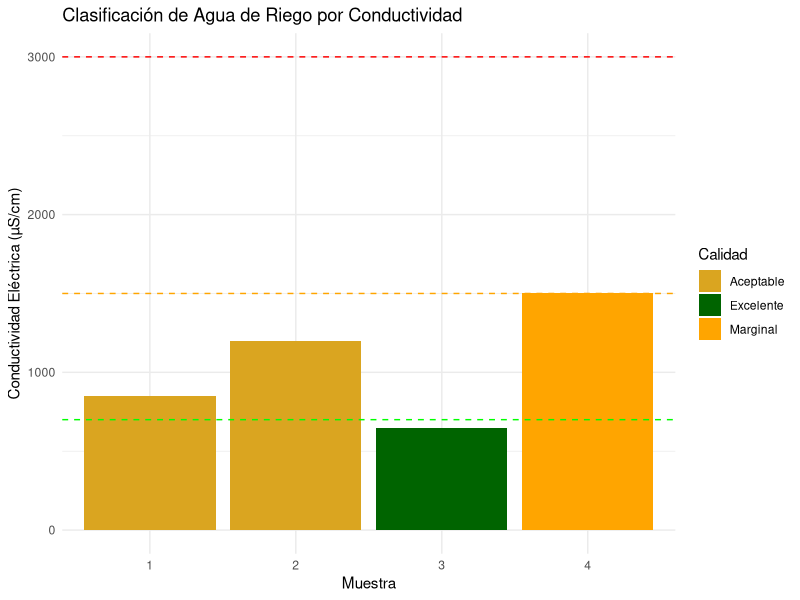

This chart was generated by the following R code:
# -----------------------------------------------------------
# Autor: José Juan Torres Martínez  
# Doctorado en Ciencias en Bioprocesos  
# Laboratorio de Biotecnología Molecular de Células Vegetales y Bioinformática  
# -----------------------------------------------------------

# Tema: Análisis de Conductividad Eléctrica en Agua de Riego  
# Objetivo: Evaluar aptitud agrícola según normativa FAO  

# Datos de conductividad (µS/cm)  
conductividad <- c(850, 1200, 650, 1500)  

# 1. Estadísticas descriptivas  
media <- mean(conductividad)  
desviacion <- sd(conductividad)  
rango <- range(conductividad)  

# 2. Clasificación FAO  
clasificar_ce <- function(ce) {  
  ifelse(ce < 700, "Excelente",  
         ifelse(ce < 1500, "Aceptable",  
                ifelse(ce < 3000, "Marginal", "No apta")))  
}  

clasificacion <- sapply(conductividad, clasificar_ce)  

# 3. Resultados  
cat("----------------------------------------\n")  
cat("INFORME TÉCNICO - CALIDAD DE AGUA DE RIEGO\n")  
cat("----------------------------------------\n")  
cat("Fecha de análisis:", format(Sys.Date(), "%d/%m/%Y"), "\n\n")  
cat("Estadísticas descriptivas:\n")  
cat("- Media:", round(media, 1), "µS/cm\n")  
cat("- Desviación estándar:", round(desviacion, 1), "µS/cm\n")  
cat("- Rango:", paste(rango, collapse = " a "), "µS/cm\n\n")  
cat("Clasificación FAO por muestra:\n")  
for (i in 1:length(conductividad)) {  
  cat("Muestra", i, "(", conductividad[i], "µS/cm):", clasificacion[i], "\n")  
}  
cat("----------------------------------------\n")  

# 4. Gráfico  
library(ggplot2)  
ggplot(data.frame(Muestra = factor(1:4), CE = conductividad),  
       aes(x = Muestra, y = CE, fill = clasificacion)) +  
  geom_bar(stat = "identity") +  
  geom_hline(yintercept = c(700, 1500, 3000),  
             linetype = "dashed", color = c("green", "orange", "red")) +  
  scale_fill_manual(values = c("Excelente" = "darkgreen",  
                               "Aceptable" = "goldenrod",  
                               "Marginal" = "orange",  
                               "No apta" = "firebrick")) +  
  labs(title = "Clasificación de Agua de Riego por Conductividad",  
       y = "Conductividad Eléctrica (µS/cm)",  
       fill = "Calidad") +  
  theme_minimal()  
